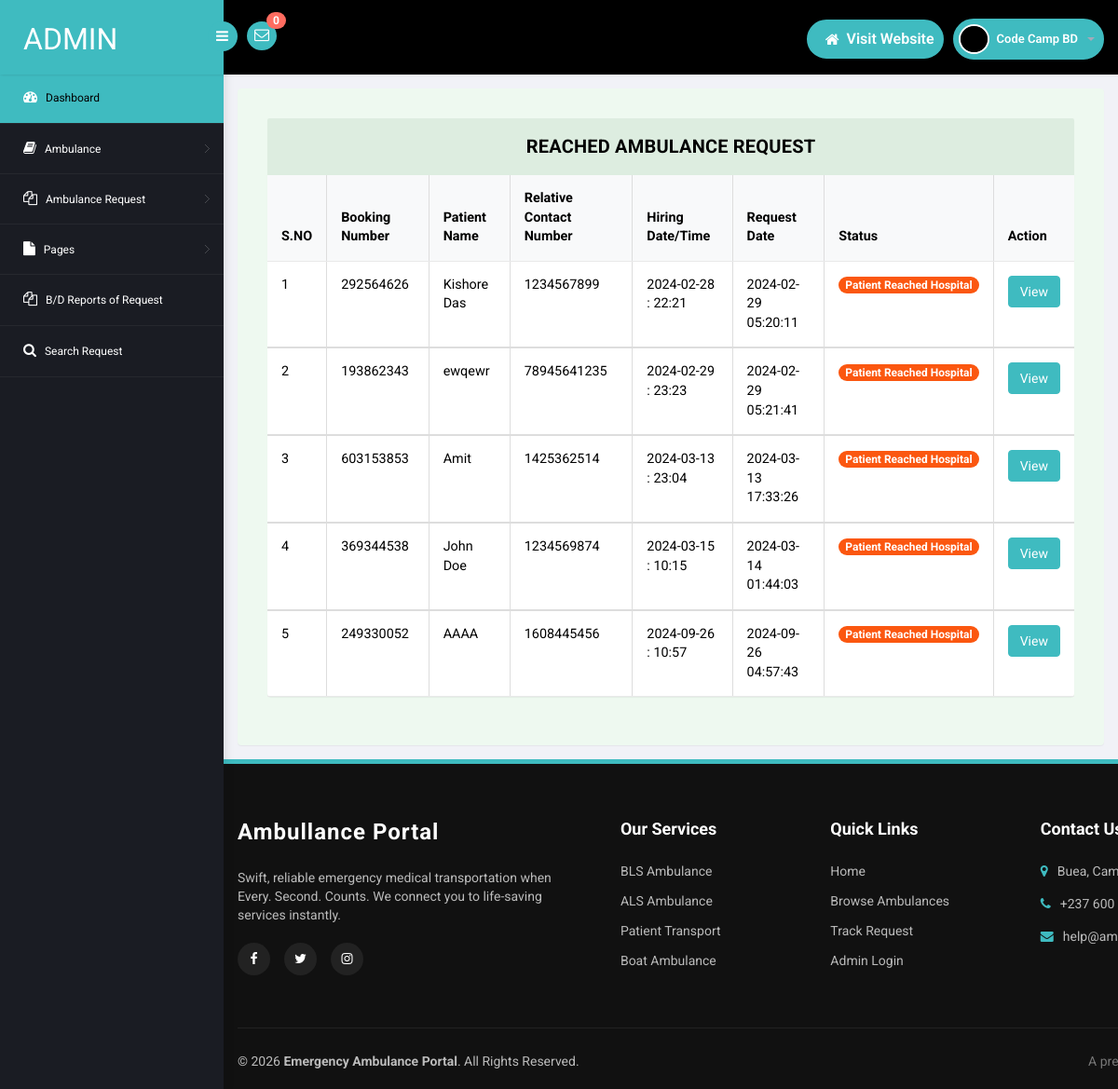
The page /admin/reached-ambulance-request.php (signed in) on the database its author committed.
### tables this page shows
CREATE TABLE `tblambulancehiring` (
  `ID` int(11) NOT NULL,
  `BookingNumber` int(10) DEFAULT NULL,
  `PatientName` varchar(250) DEFAULT NULL,
  `RelativeName` varchar(250) DEFAULT NULL,
  `RelativeConNum` bigint(11) DEFAULT NULL,
  `HiringDate` varchar(250) DEFAULT NULL,
  `HiringTime` varchar(250) DEFAULT NULL,
  `AmbulanceType` int(5) DEFAULT NULL,
  `Address` mediumtext DEFAULT NULL,
  `City` mediumtext DEFAULT NULL,
  `State` mediumtext DEFAULT NULL,
  `Message` longtext DEFAULT NULL,
  `BookingDate` timestamp NULL DEFAULT current_timestamp(),
  `Remark` varchar(250) DEFAULT NULL,
  `Status` varchar(250) DEFAULT NULL,
  `AmbulanceRegNo` varchar(250) DEFAULT NULL,
  `PaymentStatus` varchar(100) DEFAULT NULL,
  `TransactionID` varchar(200) DEFAULT NULL,
  `UpdationDate` timestamp NULL DEFAULT NULL ON UPDATE current_timestamp()
);

### admin/reached-ambulance-request.php (the view, shortened to what this page needs)
<?php
include('includes/dbconnection.php');
if (strlen($_SESSION['eahpaid']==0)) {
  header('location:logout.php');
  } else{
?>
<!DOCTYPE html>
<head>
<link rel="stylesheet" href="css/bootstrap.min.css" >
<link href="css/style.css?v=<?=time()?>" rel='stylesheet' type='text/css' />
<link href="css/style-responsive.css?v=<?=time()?>" rel="stylesheet"/>
<link rel="stylesheet" href="css/font.css" type="text/css"/>
<link href="css/font-awesome.css" rel="stylesheet">
</head>
<body>
<section id="container">
<?php include_once('includes/header.php');?>
<?php include_once('includes/sidebar.php');?>
<section id="main-content">
	<section class="wrapper">
		<div class="table-agile-info">
 <div class="panel panel-default">
    <div class="panel-heading">
     Reached Ambulance Request
    </div>
    <div class="table-responsive">
      <table class="table table-bordered">
        <thead>
          <tr>
            <th data-breakpoints="xs">S.NO</th>
            <th>Booking Number</th>
            <th>Patient Name</th>
            <th>Relative Contact Number</th>
            <th>Hiring Date/Time</th>
            <th>Request Date</th>
            <th>Status</th>
            <th data-breakpoints="xs">Action</th>
          </tr>
        </thead>
        <?php
$ret=mysqli_query($con,"select * from  tblambulancehiring  where tblambulancehiring.Status='Reached'");
$cnt=1;
$count=mysqli_num_rows($ret);
if($count>0){
while ($row=mysqli_fetch_array($ret)) {
?>
        <tbody>
          <tr data-expanded="true">
            <td><?php echo $cnt;?></td>
              <td><?php  echo $row['BookingNumber'];?></td>
              <td><?php  echo $row['PatientName'];?></td>
                  <td><?php  echo $row['RelativeConNum'];?></td>
                  <td><?php  echo $row['HiringDate'];?> : <?php  echo $row['HiringTime'];?></td>
                  <td><?php  echo $row['BookingDate'];?></td>
                                   <td> <?php   $pstatus=$row['Status'];
                 if($pstatus==""){ ?>
<span class="badge badge-info">New</span>
 <?php } elseif($pstatus=="Assigned"){ ?>
<span } class="badge badge-primary">Assigned</span>
 <?php } elseif($pstatus=="On the way"){ ?>
<span class="badge badge-primary">On the Way</span>
 <?php } elseif($pstatus=="Pickup"){ ?>
<span class="badge badge-success">Patient Pick</span>
 <?php } elseif($pstatus=="Reached"){ ?>
<span class="badge badge-success">Patient Reached Hospital</span>
 <?php } elseif($pstatus=="Rejected"){ ?>
<span class="badge badge-success">Rejected</span>
<?php } ?>
</td>
                  <td><a href="booking-details.php?id=<?php echo $row['ID'];?>&&bookingnum=<?php echo $row['BookingNumber'];?>" class="btn btn-primary">View</a></td>
                </tr>
                <?php
$cnt=$cnt+1;
} } else {?>
<tr>
  <th colspan="8" style="color:red">No Record Found</th>
</tr>
<?php } ?>
 </tbody>
            </table>
    </div>
  </div>
</div>
</section>
		 <?php include_once('includes/footer.php');?>
</section>
</section>
</body>
</html>
<?php }  ?>

### admin/includes/header.php (shortened to what this page needs)
<?php
include('includes/dbconnection.php');
?>
<header class="header fixed-top clearfix">
<div class="brand">
    <a href="dashboard.php" class="logo">
        Admin
    </a>
    <div class="sidebar-toggle-box">
        <div class="fa fa-bars"></div>
    </div>
</div>
<div class="nav notify-row" id="top_menu">
    <ul class="nav top-menu">
<?php
$ret1=mysqli_query($con,"select * from tblambulancehiring
 where (tblambulancehiring.Status is null || tblambulancehiring.Status='')");
$num=mysqli_num_rows($ret1);
?>
        <li id="header_inbox_bar" class="dropdown">
            <a data-toggle="dropdown" class="dropdown-toggle" href="#">
                <i class="fa fa-envelope-o"></i>
                <span class="badge bg-important"><?php echo $num;?></span>
            </a>
        </li>
    </ul>
</div>
<div class="top-nav clearfix">
    <ul class="nav pull-right top-menu d-flex align-items-center">
        <li class="pill-nav-item">
            <a href="../index.php" class="pill-btn">
                <i class="fa fa-home"></i> <span>Visit Website</span>
            </a>
        </li>
        <li class="dropdown pill-nav-item">
            <a data-toggle="dropdown" class="dropdown-toggle pill-btn profile-btn" href="#">
                <?php
$adid=$_SESSION['eahpaid'];
$ret=mysqli_query($con,"select AdminName from tbladmin where ID='$adid'");
$row=mysqli_fetch_array($ret);
$name=$row['AdminName'];
?>
                <img alt="" src="images/2.png" class="profile-img">
                <span class="username"><?php echo $name; ?></span>
                <b class="caret"></b>
            </a>
        </li>
    </ul>
</div>
</header>

### admin/css/style.css (style rules this page uses)
ul, ol { margin: 0; }
html, body { font-family: 'Roboto', sans-serif; font-size: 100%; overflow-x: hidden; background: #f1f2f7; background-size:cover; }
body a { transition: 0.5s all ease; -webkit-transition: 0.5s all ease; -moz-transition: 0.5s all ease; -o-transition: 0.5s all ease; -ms-transition: 0.5s all ease; text-decoration:none; color: #3fbbc0; }
ul,label { margin:0; padding:0; }
#main-content { margin-left:240px; -webkit-transition:all .3s ease-in-out; -moz-transition:all .3s ease-in-out; -o-transition:all .3s ease-in-out; transition:all .3s ease-in-out; }
.header { left:0; right:0; z-index:1002; background:#000; -webkit-transition:all .3s ease-in-out; -moz-transition:all .3s ease-in-out; -o-transition:all .3s ease-in-out; transition:all .3s ease-in-out; }
.fixed-top { position:fixed; box-shadow:1px 0 3px rgba(0,0,0,.15); }
.wrapper { display:inline-block; margin-top:80px; padding:15px; width:100%; }
.brand { background:#3fbbc0; float:left; width:240px; height:80px; position:relative; }
a.logo { font-size:32px; color:#fff; float:left; margin:20px 0 0 25px; text-transform:uppercase; }
#top_menu .nav>li,ul.top-menu>li { float:left; }
.notify-row { float:left; margin-top:23px; margin-left:25px; }
ul.top-menu { margin-right:15px; margin-top: 0; }
ul.top-menu > li > a { color: #fff; font-size: 16px; background: #3fbbc0; padding: 4px 8px; margin-right: 15px; border-radius: 50%; -webkit-border-radius: 50%; padding-right: 8px !important; }
.notify-row .badge { position:absolute; right:-10px; top:-10px; z-index:100; }
.top-nav { margin-top:20px; }
.top-nav img { border-radius:50%; -webkit-border-radius:50%; width:33px; }
.top-nav .username { font-size:13px; color:#fff; }
.top-nav ul.top-menu>li>a { border-radius: 100px; -webkit-border-radius: 100px; padding: 0px; background: none; margin-right: 0; border: 1px solid #3fbbc0; background: #3fbbc0; }
.top-nav ul.top-menu>li { margin-left:10px; }
.top-nav .nav .caret { border-bottom-color:#A4AABA; border-top-color:#A4AABA; }
.sidebar-toggle-box { float:left; margin-top:23px; margin-left:-15px; background:#3fbbc0; border-radius:50%; -webkit-border-radius:50%; width:32px; height:32px; position:absolute; right:-15px; }
.sidebar-toggle-box .fa-bars { cursor:pointer; display:inline-block; font-size:15px; padding:8px 8px 8px 9px; color:#fff; }
.panel-heading { position: relative; min-height: 57px; line-height: 1.5; letter-spacing: 0.2px; color: #000; font-size: 18px; font-weight: 400; padding: 15px 16px; background:#ddede0; border-top-right-radius: 2px; border-top-left-radius: 2px; text-transform: uppercase; text-align: center; display: flex; align-items: center; justify-content: center; }
.panel { border: none ! important; }
.table>thead>tr>th { border-bottom: 1px solid #e1ab91 ! important; }
.table>tbody>tr>td, .table>tbody>tr>th, .table>tfoot>tr>td, .table>tfoot>tr>th, .table>thead>tr>td, .table>thead>tr>th { border-bottom: 1px solid #e9e9e9 ! important; }
.table > thead > tr > th, .table > tbody > tr > th, .table > tfoot > tr > th, .table > thead > tr > td, .table > tbody > tr > td, .table > tfoot > tr > td { border-top: none !important; }
.badge-success { background-color: #fb5710; }
.table td, .table>tbody>tr>td, .table>tbody>tr>th, .table>tfoot>tr>td, .table>tfoot>tr>th, .table>thead>tr>td, .table>thead>tr>th { padding: 15px!important; }
.table > thead > tr > th, .table > tbody > tr > th, .table > tfoot > tr > th, .table > thead > tr > td, .table > tbody > tr > td, .table > tfoot > tr > td { font-size: 0.9em; color: #000; border-top: none !important; }
.table-agile-info { background: #eef9f0; padding: 2em; border-radius: 4px; -webkit-box-shadow: 0 1px 1px rgba(0,0,0,.05); box-shadow: 0 1px 1px rgba(0,0,0,.05); }
.panel-default>.panel-heading { color: #000000 ! important; background-color: #ddede0 ! important; border-color: #ddede0 ! important; font-size: 20px; }
.badge.bg-important { background: #ff6c60; }
.sidebar-toggle-box .fa-bars { cursor: pointer !important; }

### rows shown on the page
tblambulancehiring: BookingNumber "292564626", PatientName "Kishore Das", RelativeConNum "1234567899", HiringDate "2024-02-28", HiringTime "22:21", BookingDate "2024-02-29 05:20:11", Status "Patient Reached Hospital"
tblambulancehiring: BookingNumber "193862343", PatientName "ewqewr", RelativeConNum "78945641235", HiringDate "2024-02-29", HiringTime "23:23", BookingDate "2024-02-29 05:21:41", Status "Patient Reached Hospital"
tblambulancehiring: BookingNumber "603153853", PatientName "Amit", RelativeConNum "1425362514", HiringDate "2024-03-13", HiringTime "23:04", BookingDate "2024-03-13 17:33:26", Status "Patient Reached Hospital"
tblambulancehiring: BookingNumber "369344538", PatientName "John Doe", RelativeConNum "1234569874", HiringDate "2024-03-15", HiringTime "10:15", BookingDate "2024-03-14 01:44:03", Status "Patient Reached Hospital"
tblambulancehiring: BookingNumber "249330052", PatientName "AAAA", RelativeConNum "1608445456", HiringDate "2024-09-26", HiringTime "10:57", BookingDate "2024-09-26 04:57:43", Status "Patient Reached Hospital"

### other values the page prints
$num "0"
$name "Code Camp BD"
